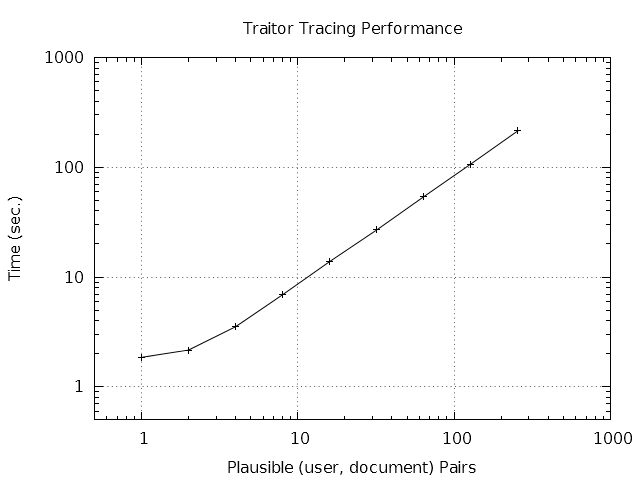

This figure's gnuplot source:
terminal = "pngcairo"
output = "traitor.png"

if (!exists("input")) input = "tt.dat"

if (exists("terminal")) {
	set terminal terminal mono solid
}
else {
	set terminal windows monochrome solid
}

if (exists("output")) set output output

set title "Traitor Tracing Performance"
set style data linespoints
set grid

set key off
set logscale xy

set ylabel "Time (sec.)"
set yrange [ 0.5 : 1000 ]

set xlabel "Plausible (user, document) Pairs"
set xrange [ 0.5 : 1000 ]

plot input using 4 : 5
